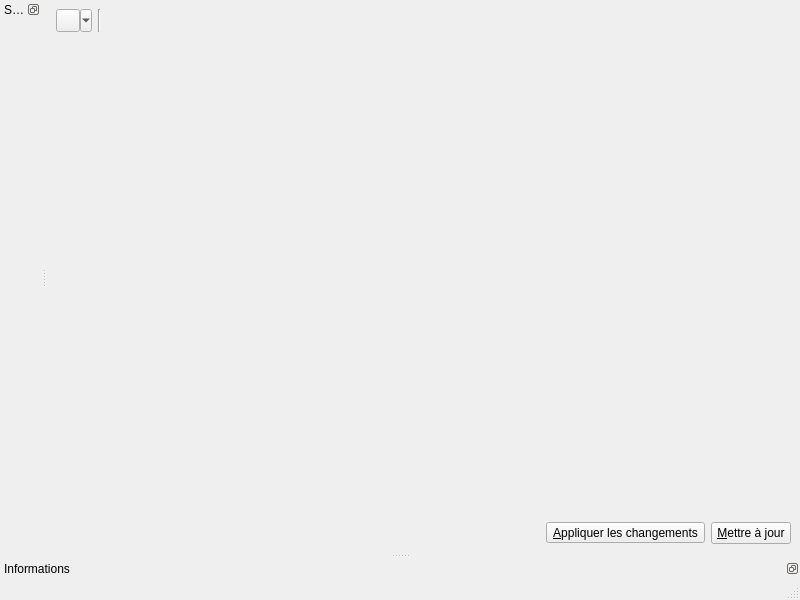
<?xml version="1.0" encoding="UTF-8"?>
<ui version="4.0">
 <class>MainWindow</class>
 <widget class="QMainWindow" name="MainWindow">
  <property name="geometry">
   <rect>
    <x>0</x>
    <y>0</y>
    <width>800</width>
    <height>600</height>
   </rect>
  </property>
  <property name="windowTitle">
   <string>Gestion des applications</string>
  </property>
  <widget class="QWidget" name="centralwidget">
   <layout class="QVBoxLayout" name="mainLayout">
    <item>
     <layout class="QHBoxLayout" name="breadcrumbLayout">
      <item>
       <widget class="QToolButton" name="btnHistory">
        <property name="statusTip">
         <string>Navigue dans l'historique des emplacements que vous avez visités.</string>
        </property>
        <property name="popupMode">
         <enum>QToolButton::MenuButtonPopup</enum>
        </property>
       </widget>
      </item>
      <item>
       <widget class="Line" name="line">
        <property name="orientation">
         <enum>Qt::Vertical</enum>
        </property>
       </widget>
      </item>
      <item>
       <spacer name="horizontalSpacer_2">
        <property name="orientation">
         <enum>Qt::Horizontal</enum>
        </property>
        <property name="sizeHint" stdset="0">
         <size>
          <width>40</width>
          <height>20</height>
         </size>
        </property>
       </spacer>
      </item>
     </layout>
    </item>
    <item>
     <widget class="QStackedWidget" name="stack"/>
    </item>
    <item>
     <layout class="QHBoxLayout" name="horizontalLayout_4">
      <item>
       <spacer name="horizontalSpacer">
        <property name="orientation">
         <enum>Qt::Horizontal</enum>
        </property>
        <property name="sizeHint" stdset="0">
         <size>
          <width>40</width>
          <height>20</height>
         </size>
        </property>
       </spacer>
      </item>
      <item>
       <widget class="QToolButton" name="btnChanges">
        <property name="statusTip">
         <string>Applique les changements sélectionnez et permet de revenir en arrière.</string>
        </property>
        <property name="text">
         <string>&amp;Appliquer les changements</string>
        </property>
        <property name="popupMode">
         <enum>QToolButton::DelayedPopup</enum>
        </property>
        <property name="toolButtonStyle">
         <enum>Qt::ToolButtonTextBesideIcon</enum>
        </property>
       </widget>
      </item>
      <item>
       <widget class="QPushButton" name="btnUpdate">
        <property name="statusTip">
         <string>Télécharge la liste des paquets et réactualise l'affichage.</string>
        </property>
        <property name="text">
         <string>&amp;Mettre à jour</string>
        </property>
       </widget>
      </item>
     </layout>
    </item>
   </layout>
  </widget>
  <widget class="QMenuBar" name="menubar">
   <property name="geometry">
    <rect>
     <x>0</x>
     <y>0</y>
     <width>800</width>
     <height>21</height>
    </rect>
   </property>
  </widget>
  <widget class="QStatusBar" name="statusbar"/>
  <widget class="QDockWidget" name="docSections">
   <property name="features">
    <set>QDockWidget::DockWidgetFloatable|QDockWidget::DockWidgetMovable</set>
   </property>
   <property name="windowTitle">
    <string>Sources de paquets</string>
   </property>
   <attribute name="dockWidgetArea">
    <number>1</number>
   </attribute>
   <widget class="QWidget" name="docSectionsWidget"/>
  </widget>
  <widget class="QDockWidget" name="docInfos">
   <property name="features">
    <set>QDockWidget::DockWidgetFloatable|QDockWidget::DockWidgetMovable</set>
   </property>
   <property name="windowTitle">
    <string>Informations</string>
   </property>
   <attribute name="dockWidgetArea">
    <number>8</number>
   </attribute>
   <widget class="QWidget" name="docInfosWidget"/>
  </widget>
 </widget>
 <resources/>
 <connections/>
</ui>
